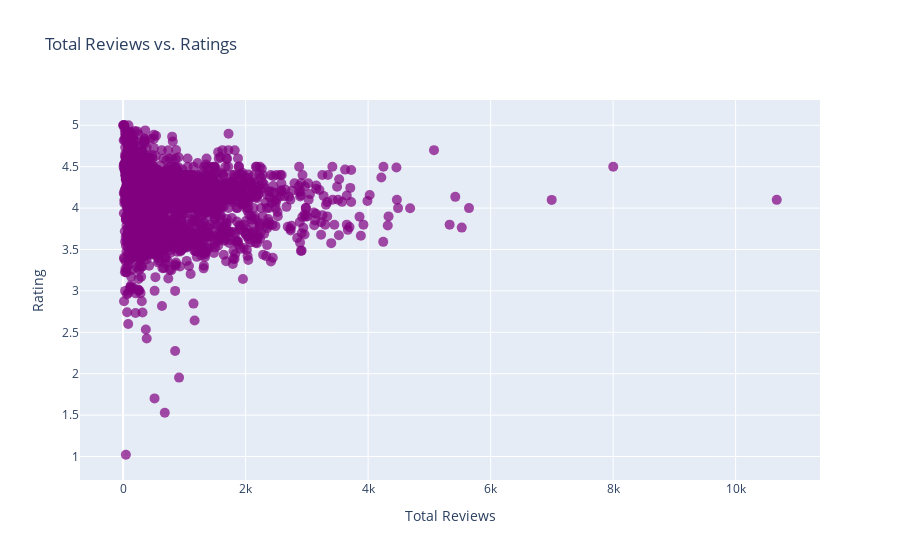

The notebook cell saved with this chart:
### Code cell
import pandas as pd
import plotly.graph_objects as go
import numpy as np
from scipy.stats import pearsonr
from sklearn.linear_model import LinearRegression
df_integrated = df_integrated.dropna()

# Load the data into a Pandas DataFrame


# Create a scatter plot of total_reviews vs rating
fig = go.Figure(go.Scatter(
    x=df_integrated['total_reviews'],
    y=df_integrated['rating'],
    mode='markers',
    marker=dict(
        color='purple', # Change the color of the markers to purple
        size=10, # Set the size of the markers
        opacity=0.7 # Set the opacity of the markers
    )
))

# Set the plot title and axis labels
fig.update_layout(
    title='Total Reviews vs. Ratings',
    xaxis_title='Total Reviews',
    yaxis_title='Rating'
)

# Show the plot
fig.show()

# Calculate the correlation coefficient between total_reviews and rating using Pearson correlation
corr_coef, p_value = pearsonr(df_integrated['total_reviews'].dropna(), df_integrated['rating'].dropna())

# Print the correlation coefficient and interpret it
if not np.isnan(corr_coef) and not np.isinf(corr_coef):
    print("Pearson correlation coefficient:", corr_coef)
    if corr_coef < -0.5 or corr_coef > 0.5:
        print("There is a strong correlation between total_reviews and rating.")
    elif corr_coef < -0.3 or corr_coef > 0.3:
        print("There is a moderate correlation between total_reviews and rating.")
    else:
        print("There is a weak correlation between total_reviews and rating.")
else:
    print("Unable to calculate Pearson correlation coefficient due to NaNs or Infs in the data.")

# Calculate the linear regression line of best fit using scikit-learn
if not df_integrated['total_reviews'].isnull().values.any() and not df_integrated['rating'].isnull().values.any():
    model = LinearRegression().fit(df_integrated[['total_reviews']], df_integrated['rating'])
    m = model.coef_[0]
    b = model.intercept_

    # Add the regression line to the plot
    x = np.array([df_integrated['total_reviews'].min(), df_integrated['total_reviews'].max()])
    y = m * x + b

    fig.add_trace(go.Scatter(x=x, y=y, mode='lines', name='Regression Line'))

    # Calculate the coefficient of determination (R-squared)
    y_pred = model.predict(df_integrated[['total_reviews']])
    ssr = ((df_integrated['rating'] - y_pred) ** 2).sum()
    sst = ((df_integrated['rating'] - df_integrated['rating'].mean()) ** 2).sum()
    r_squared = 1 - (ssr / sst)

    print("Coefficient of determination (R-squared):", r_squared)
else:
    print("Unable to calculate linear regression due to NaNs in the data.")

### Figure 1 — Plotly figure (JSON) as saved in the notebook; plotly's stock layout.template omitted (floating-point values rounded to 4 significant figures; data arrays with more than 128 entries replaced by an {"elided": "..."} marker saying what was removed)
{"data": [{"marker": {"color": "purple", "opacity": 0.7, "size": 10}, "mode": "markers", "type": "scatter", "x": {"elided": "2805 int values"}, "y": {"elided": "2805 float values"}}], "layout": {"title": {"text": "Total Reviews vs. Ratings"}, "xaxis": {"title": {"text": "Total Reviews"}}, "yaxis": {"title": {"text": "Rating"}}}}
